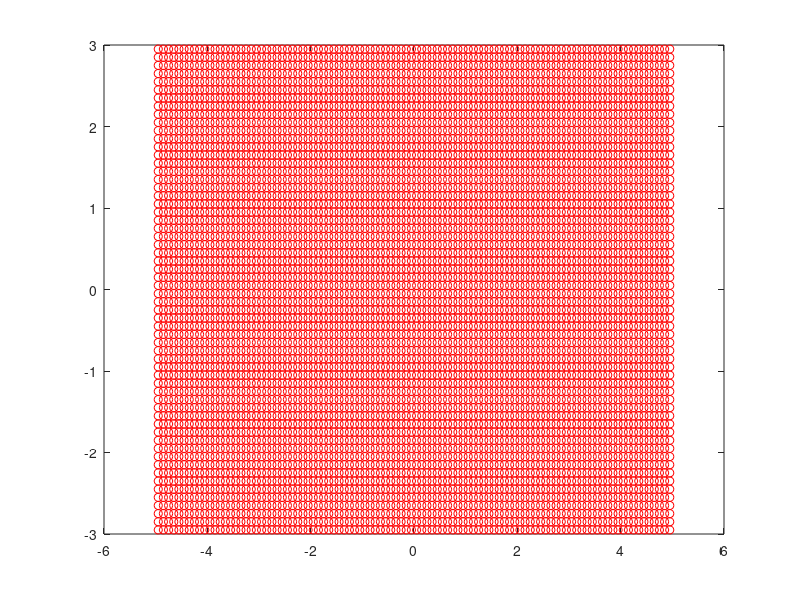

Source code (MATLAB): (Note: this script raises an error after producing the figure.)
% WGgen : generateur d'une grille reguliere de type 
% differences/volumes finis
% [redacted]

% dependance : fonction inpoly
% Auteur : Darren Engwirda
%
% Bibliographie :
% Stern Progress in Electromagnetics Research (1995), 
% PIER 10, 123-186
% Finite Difference Analysis of Planar Optical Waveguides
%

function g=WGgen
clc
clear all
close all

h=0.1;
g=uniform_grid(-5.0, 5.0, -3.0, 3.0, h, h);
g.lambda=1.;

% coordonnees des sommets du polygone
% decrivant une portion du guide

%On génere un guide ruban
%       x   y

ruban = [
        +1  +1;
        -1  +1;
        -1  +0;
        -3  +0;
        -3  -0.5;
        +3  -0.5;
        +3  +0;
        +1  +0;
        ];

 substrat = [
        -3  -0.5;
        -3  -2;
        +3  -2;
        +3  -0.5;
        ];
    
 cladding = [
         +1  +1;
        -1  +1;
        -1  +0;
        -3  +0;
        -3  +2;
        +3  +2;
        +3  +0;
        +1  +0;
        ];
        
   
indice=3.5;
g=insert(g, ruban, indice);
g=insert(g, substrat, 1.3);
g=insert(g, cladding,2);

end

function g=uniform_grid(xmin, xmax, ymin, ymax, hx, hy)
% generation d'un reseau orthorhombique de noeuds
% chacun place au centre d'une maille rectangulaire
% de cote g.dx=hx et g.dy=hy
% g.Nx noeuds selon Ox
% g.Ny noeuds selon Oy
% g.indice(ix, iy) indice de refraction au noeud
% de coordonnees entieres (ix, iy) initialise a 1

lx=xmin+hx/2:hx:xmax-hx/2;
ly=ymin+hy/2:hy:ymax-hy/2;

[g.x,g.y] = meshgrid(lx, ly);
g.x=transpose(g.x);
g.y=transpose(g.y);

g.p     = [g.x(:),g.y(:)];
[g.Nx, g.Ny]=size(g.x);

g.reg =zeros(g.Nx, g.Ny);
g.indice =ones(g.Nx, g.Ny);
size(g.indice)

g.N=g.Nx*g.Ny;
g.nrg=0;
g.dx=hx;
g.dy=hy;
figure(1)
plot(g.p(:, 1), g.p(:, 2), 'ro');
hold on
end

function g=insert(g, node, indice)
% insertion d'un polygone decrivant une portion 
% de guide en 2D.
% node   : tableau 2D des coordonnees des sommets du polygone
% indice : valeur de l'indice de refraction du materiau
% associe au polygone.

figure(1)
tic, [in,bnd] = inpoly(g.p,node); t1 = toc;
if find(bnd==1)
    warning('nodes on boundaries detected')
end;
g.nrg=g.nrg+1;
lst_in=find(in==1);
g.reg(lst_in)=g.nrg;
g.indice(lst_in)=indice;
plot(g.p(in,1),g.p(in,2),'bo',g.p(bnd,1),g.p(bnd,2),'go')
hold on
title('Inside (blue), outside (red) & boundary (green)')

% Plot geometry
nn    = size(node,1);
cnect = [(1:nn-1)',(2:nn)'; nn,1];
patch('faces',cnect,'vertices',node,'facecolor','none',...
   'edgecolor','k'), axis equal 
drawnow()
end
